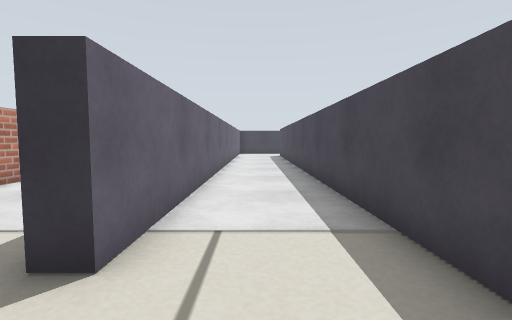
[1] (above)

17 first-person views from a walk through a world built for the Gazebo simulator. The camera is 0.29 m above the floor, tilts 4° down and sees 85° across. The floor is counted in squares, 0.25 m on a side. Each view is taken from the middle of a square. On the plan, view 1 faces up. The plan holds only what a view shows up to about 12 squares ahead; the rest is blank. The place goes on beyond the plan. Surface patterns are stand-ins for the level's own textures.

[2]
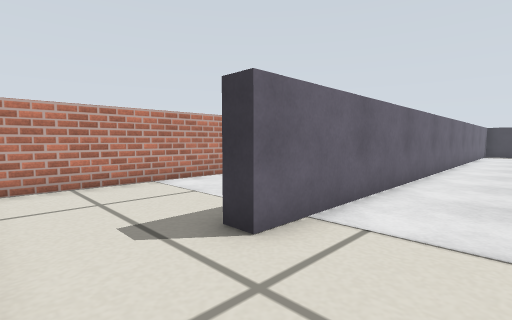

[3]
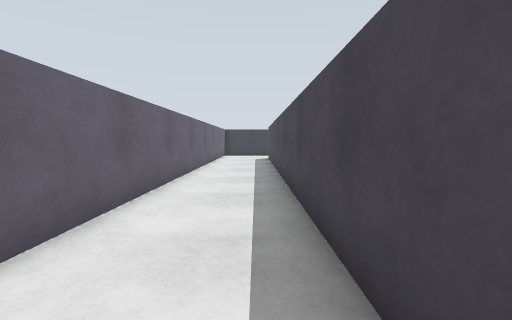

[4]
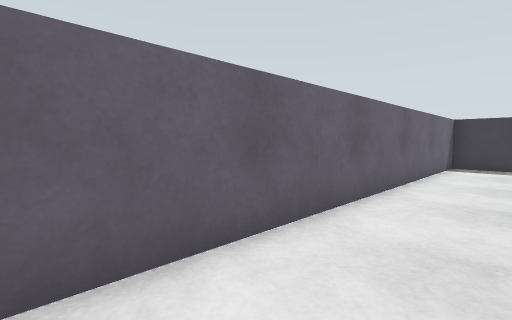

[5]
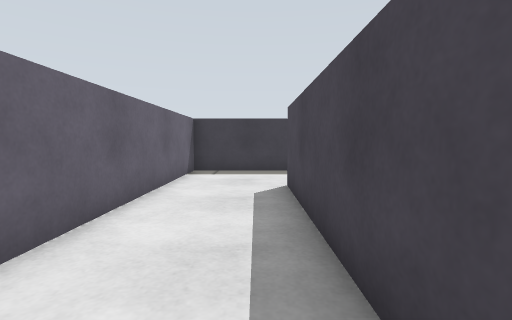

[6]
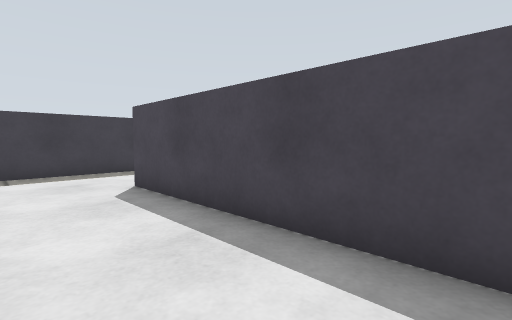

[7]
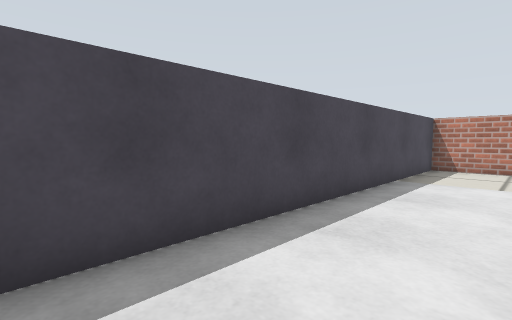

[8]
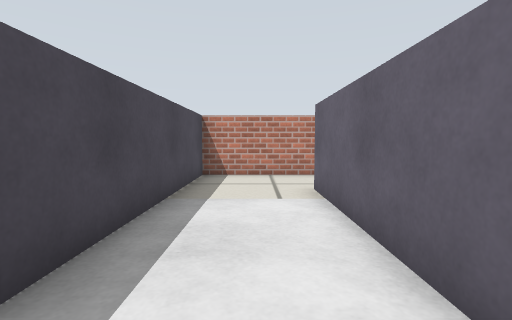

[9]
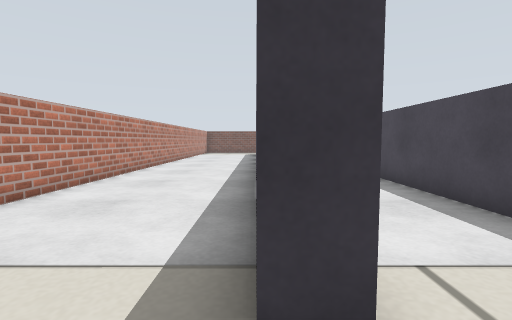

[10]
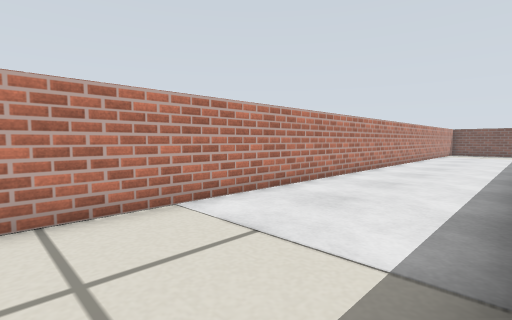

[11]
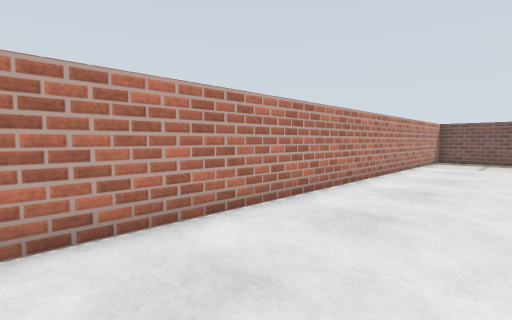

[12]
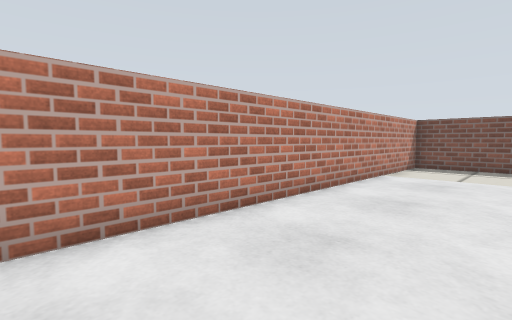

[13]
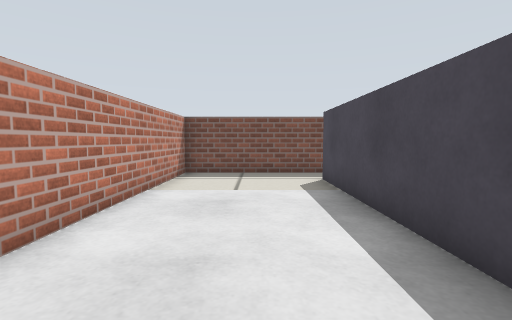

[14]
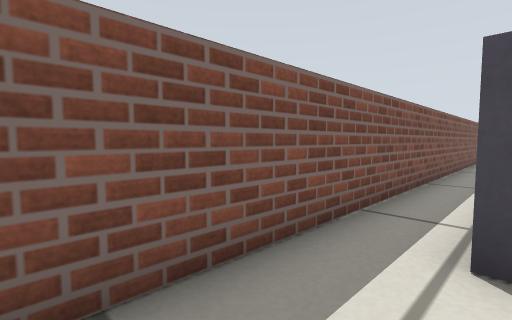

[15]
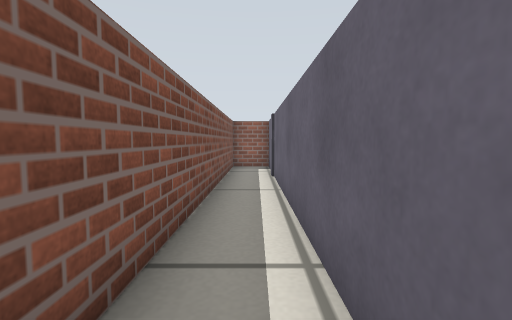

[16]
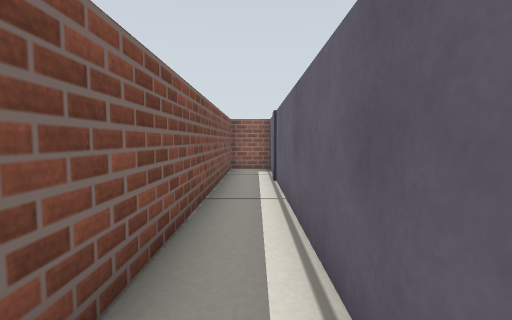

[17]
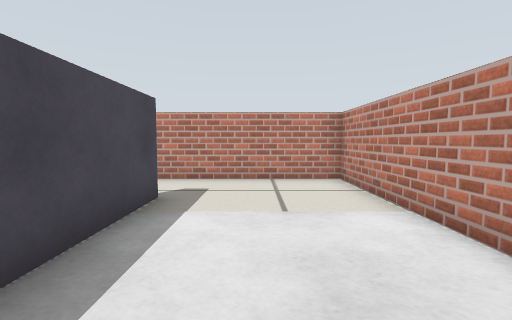

### Floor plan
Points are (right, up) in squares from view 1. A wall is a line through its corners. A room is listed if a view was taken in it or the views show most of it. See-through windows are left out.
Room 1 (views 1, 2, 3, 4, 5, 6, 7, 8)
walls: (-1.6, -0.4) (1.8, -0.4) (1.8, 21.2); (3.3, 24.8) (-1.4, 24.7) (-1.4, 2.4)
ways out: opening at (-2, 1) to room 2; opening at (2, 23)
Room 2 (views 9, 10, 11, 12, 13, 14, 15, 16, 17)
walls: (-2, 19.1) (-2, 25.4); (-1.4, 2.4) (-2, 2.4) (-2, 6); (1.6, 25.4) (13.3, 25.4) (13.3, 27); (13, 27) (-6.5, 27) (-6.5, -0.4) (-1.6, -0.4)
ways out: opening at (-2, 1) to room 1

Where each view was taken, in squares from view 1:
view 1: 0 up, 0 right, facing up
view 2: 0 up, 1 right, facing up-left
view 3: 3 up, 1 right, facing up
view 4: 11 up, 1 right, facing up-left
view 5: 14 up, 1 right, facing up
view 6: 14 up, 1 left, facing up-right
view 7: 12 up, 1 left, facing down-right
view 8: 9 up, 0 right, facing down
view 9: 1 up, 2 left, facing up
view 10: 1 up, 2 left, facing up-left
view 11: 10 up, 3 left, facing up-left
view 12: 14 up, 3 left, facing up-left
view 13: 17 up, 4 left, facing up
view 14: 25 up, 5 left, facing up-right
view 15: 26 up, 1 right, facing right
view 16: 26 up, 2 right, facing right
view 17: 8 up, 4 left, facing down
